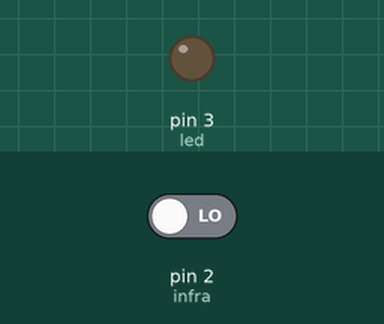
Simulated run of this sketch. Board: Arduino Uno, built with avr-gcc and run on an emulated ATmega328P. On the bench: output pins drawn as LEDs (lit = HIGH). Inputs (shaded band) come from the test bench; at power-on: pin 2 (infra) LOW.

Above: at 1.2 s.
1.3 s: pin 2 (infra) driven HIGH
At 2.3 s:
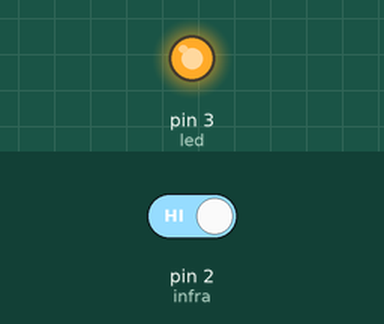
2.8 s: pin 2 (infra) driven LOW
At 3.6 s:
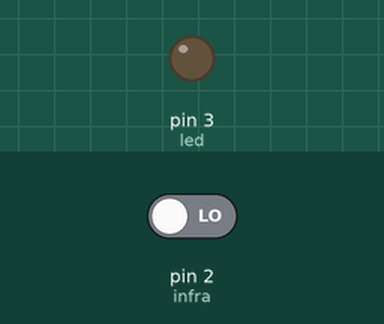
Timing chart, 0 to 5.8 s (numbered marks = the images above; inputs shaded):
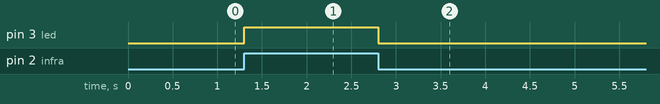

Measured:
- after the input at 1.3 s, pin 3 (led): LOW → HIGH at once
- after the input at 2.8 s, pin 3 (led): HIGH → LOW at once

The sketch:

Sensor_Infravermelho.ino
```cpp
int led = 3;//declara pino 3 como led
int infra = 2;//declara pino 3 como infra

void setup(){//função de declaração
pinMode(led,OUTPUT);//declara led como saida
pinMode(infra,INPUT);//declara infra como entrada
}

void loop(){//função de repetição
  if(digitalRead(infra)==HIGH)//caso a leitura de infra seja positiva
    digitalWrite(led,HIGH);//envia carga a led
  else//caso a leitura de infra seja negativa
    digitalWrite(led,LOW);//retira carga de led
  delay(10);//pausa o programa por 10 milisegundos
}
```
